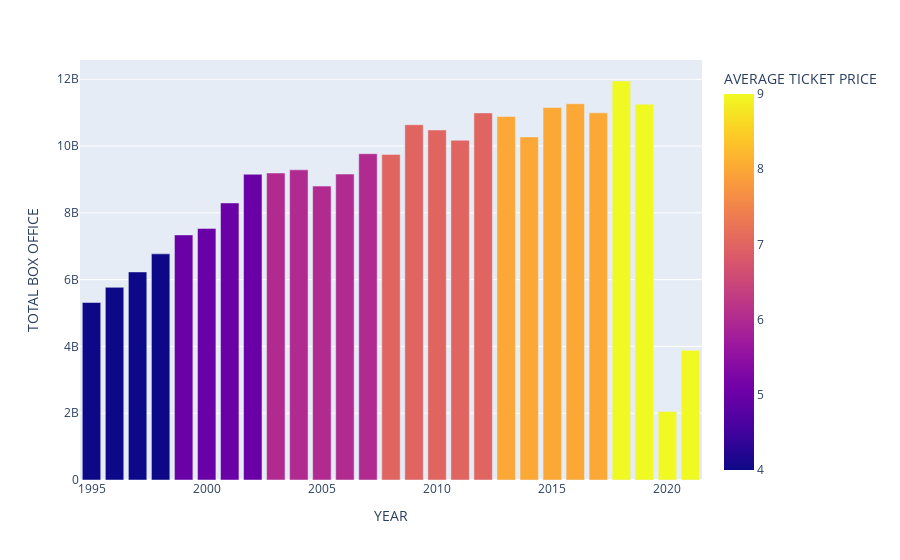

Source (notebook cell):
### Markdown cell above
# Bar Plot

### Code cell
px.bar(df, x='YEAR', y='TOTAL BOX OFFICE', color='AVERAGE TICKET PRICE')

### Figure 1 — Plotly figure (JSON) as saved in the notebook; plotly's stock layout.template omitted (floating-point values rounded to 4 significant figures)
{"data": [{"alignmentgroup": "True", "hovertemplate": "YEAR=%{x}<br>TOTAL BOX OFFICE=%{y}<br>AVERAGE TICKET PRICE=%{marker.color}<extra></extra>", "legendgroup": "", "marker": {"color": [9, 9, 9, 9, 8, 8, 8, 8, 8, 7, 7, 7, 7, 7, 6, 6, 6, 6, 6, 5, 5, 5, 5, 4, 4, 4, 4], "coloraxis": "coloraxis", "pattern": {"shape": ""}}, "name": "", "offsetgroup": "", "orientation": "v", "showlegend": false, "textposition": "auto", "type": "bar", "x": [2021, 2020, 2019, 2018, 2017, 2016, 2015, 2014, 2013, 2012, 2011, 2010, 2009, 2008, 2007, 2006, 2005, 2004, 2003, 2002, 2001, 2000, 1999, 1998, 1997, 1996, 1995], "xaxis": "x", "y": [3881777912, 2048534616, 11253443955, 11948096650, 10993991460, 11267115924, 11155900636, 10272985008, 10887446341, 10992141616, 10173519704, 10482254025, 10639257284, 9750744148, 9769854914, 9161738221, 8800805718, 9287996519, 9193277289, 9155147215, 8296849636, 7532311479, 7338894852, 6771575283, 6230235770, 5769078886, 5314421390], "yaxis": "y"}], "layout": {"autosize": true, "barmode": "relative", "coloraxis": {"colorbar": {"title": {"text": "AVERAGE TICKET PRICE"}}, "colorscale": [[0, "#0d0887"], [0.1111, "#46039f"], [0.2222, "#7201a8"], [0.3333, "#9c179e"], [0.4444, "#bd3786"], [0.5556, "#d8576b"], [0.6667, "#ed7953"], [0.7778, "#fb9f3a"], [0.8889, "#fdca26"], [1, "#f0f921"]]}, "legend": {"tracegroupgap": 0}, "margin": {"t": 60}, "xaxis": {"anchor": "y", "autorange": true, "domain": [0, 1], "range": [1994.0, 2022.0], "title": {"text": "YEAR"}, "type": "linear"}, "yaxis": {"anchor": "x", "autorange": true, "domain": [0, 1], "range": [0, 12580000000.0], "title": {"text": "TOTAL BOX OFFICE"}, "type": "linear"}}}
